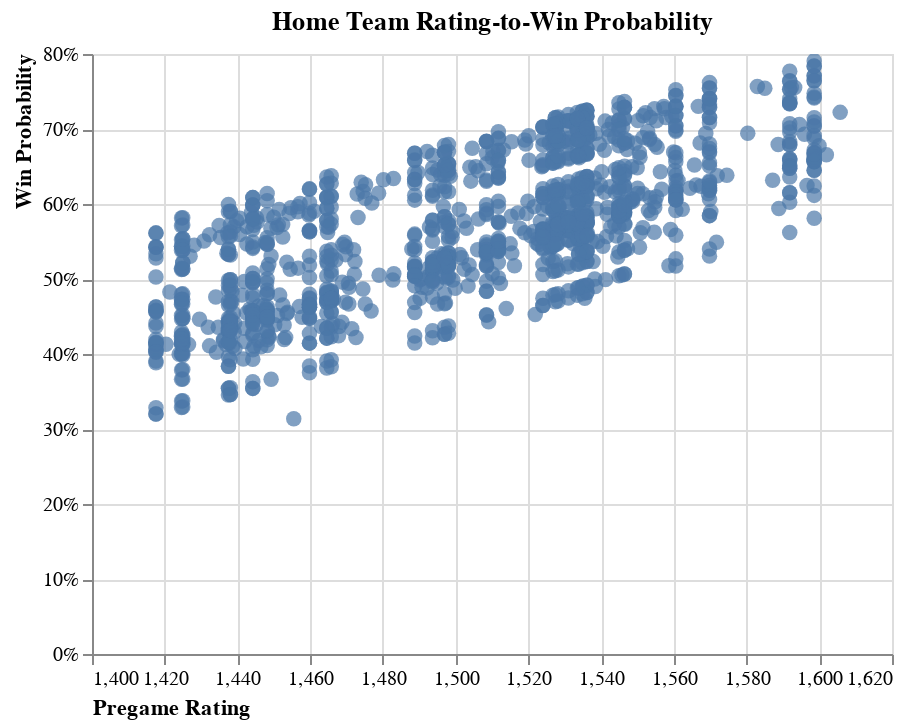

The cell this chart's notebook holds for it:
### Code cell
alt.Chart(data).mark_circle(size=60).encode(
    x=alt.X('home_team_pregame_rating',
            axis=alt.Axis(title="Pregame Rating",
                          labelAngle=0,
                          titleAnchor="start"),
            scale=alt.Scale(zero=False)),
    y=alt.Y('home_team_winprob',
                    axis=alt.Axis(title = "Win Probability",
                                titleAnchor="end",
                                format='%')),
    tooltip=['home_team_pregame_rating','home_team_winprob','home_team'],
    ).properties(
        title='Home Team Rating-to-Win Probability'
        
    ).interactive()

### Figure 1 — Vega-Lite specification as saved in the notebook (floating-point values rounded to 4 significant figures; data arrays with more than 128 entries replaced by an {"elided": "..."} marker saying what was removed)
{"config": {"view": {"continuousWidth": 400, "continuousHeight": 300}}, "data": {"name": "data-3d77b375fd2accf4a54eb0a13b7f6018"}, "mark": {"type": "circle", "size": 60}, "encoding": {"tooltip": [{"field": "home_team_pregame_rating", "type": "quantitative"}, {"field": "home_team_winprob", "type": "quantitative"}, {"field": "home_team", "type": "nominal"}], "x": {"axis": {"labelAngle": 0, "title": "Pregame Rating", "titleAnchor": "start"}, "field": "home_team_pregame_rating", "scale": {"zero": false}, "type": "quantitative"}, "y": {"axis": {"format": "%", "title": "Win Probability", "titleAnchor": "end"}, "field": "home_team_winprob", "type": "quantitative"}}, "selection": {"selector001": {"type": "interval", "bind": "scales", "encodings": ["x", "y"]}}, "title": "Home Team Rating-to-Win Probability", "$schema": "https://vega.github.io/schema/vega-lite/v4.17.0.json", "datasets": {"data-3d77b375fd2accf4a54eb0a13b7f6018": {"elided": "1310 records"}}}
